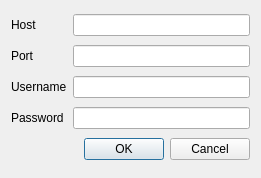
<?xml version="1.0" encoding="UTF-8"?>
<ui version="4.0">
 <class>ConnectWindow</class>
 <widget class="QDialog" name="ConnectWindow">
  <property name="geometry">
   <rect>
    <x>0</x>
    <y>0</y>
    <width>261</width>
    <height>178</height>
   </rect>
  </property>
  <property name="windowTitle">
   <string>Dialog</string>
  </property>
  <layout class="QGridLayout" name="gridLayout">
   <item row="0" column="0">
    <widget class="QLabel" name="hostLabel">
     <property name="text">
      <string>Host</string>
     </property>
    </widget>
   </item>
   <item row="0" column="1">
    <widget class="QLineEdit" name="host"/>
   </item>
   <item row="1" column="0">
    <widget class="QLabel" name="portLabel">
     <property name="text">
      <string>Port</string>
     </property>
    </widget>
   </item>
   <item row="1" column="1">
    <widget class="QLineEdit" name="port"/>
   </item>
   <item row="2" column="0">
    <widget class="QLabel" name="userLabel">
     <property name="text">
      <string>Username</string>
     </property>
    </widget>
   </item>
   <item row="2" column="1">
    <widget class="QLineEdit" name="user"/>
   </item>
   <item row="3" column="0">
    <widget class="QLabel" name="passLabel">
     <property name="text">
      <string>Password</string>
     </property>
    </widget>
   </item>
   <item row="3" column="1">
    <widget class="QLineEdit" name="pass"/>
   </item>
   <item row="4" column="1">
    <widget class="QDialogButtonBox" name="buttonBox">
     <property name="standardButtons">
      <set>QDialogButtonBox::Cancel|QDialogButtonBox::Ok</set>
     </property>
    </widget>
   </item>
  </layout>
 </widget>
 <resources/>
 <connections>
  <connection>
   <sender>buttonBox</sender>
   <signal>rejected()</signal>
   <receiver>ConnectWindow</receiver>
   <slot>close()</slot>
   <hints>
    <hint type="sourcelabel">
     <x>144</x>
     <y>88</y>
    </hint>
    <hint type="destinationlabel">
     <x>127</x>
     <y>55</y>
    </hint>
   </hints>
  </connection>
 </connections>
</ui>
